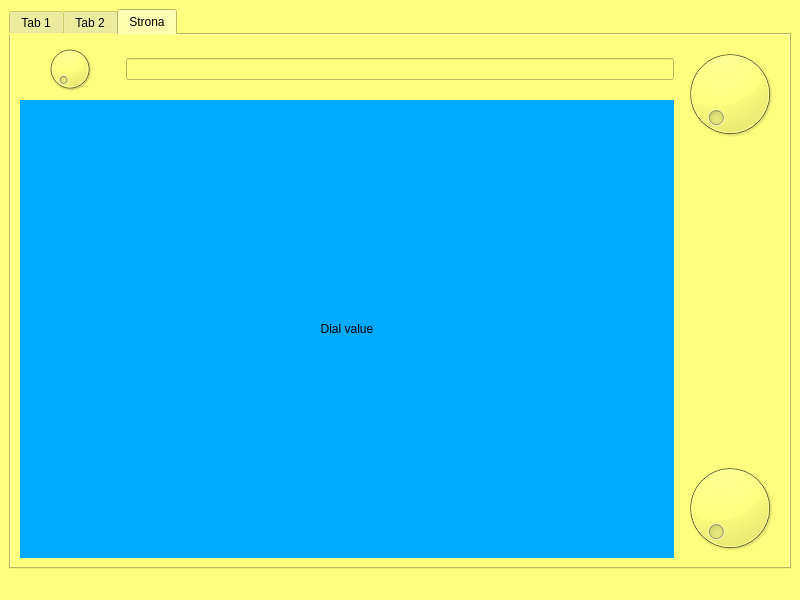
<?xml version="1.0" encoding="UTF-8"?>
<ui version="4.0">
 <class>MainWindow</class>
 <widget class="QMainWindow" name="MainWindow">
  <property name="geometry">
   <rect>
    <x>0</x>
    <y>0</y>
    <width>800</width>
    <height>600</height>
   </rect>
  </property>
  <property name="windowTitle">
   <string>MainWindow</string>
  </property>
  <property name="styleSheet">
   <string notr="true">background-color: rgb(255, 255, 127);</string>
  </property>
  <widget class="QWidget" name="centralwidget">
   <layout class="QGridLayout" name="gridLayout_3">
    <item row="0" column="1">
     <widget class="QTabWidget" name="tabWidget">
      <property name="layoutDirection">
       <enum>Qt::LeftToRight</enum>
      </property>
      <property name="currentIndex">
       <number>2</number>
      </property>
      <widget class="QWidget" name="tab">
       <attribute name="title">
        <string>Tab 1</string>
       </attribute>
       <widget class="QWidget" name="">
        <property name="geometry">
         <rect>
          <x>20</x>
          <y>20</y>
          <width>400</width>
          <height>58</height>
         </rect>
        </property>
        <layout class="QGridLayout" name="gridLayout">
         <item row="0" column="0">
          <layout class="QHBoxLayout" name="horizontalLayout">
           <item>
            <widget class="QPushButton" name="pushButton">
             <property name="text">
              <string>Start</string>
             </property>
            </widget>
           </item>
           <item>
            <widget class="QPushButton" name="pushButton_2">
             <property name="text">
              <string>klik</string>
             </property>
            </widget>
           </item>
           <item>
            <widget class="QRadioButton" name="radioButton">
             <property name="text">
              <string>RadioButton</string>
             </property>
            </widget>
           </item>
           <item>
            <widget class="QCheckBox" name="checkBox">
             <property name="text">
              <string>CheckBox</string>
             </property>
            </widget>
           </item>
          </layout>
         </item>
         <item row="1" column="0">
          <spacer name="horizontalSpacer">
           <property name="orientation">
            <enum>Qt::Horizontal</enum>
           </property>
           <property name="sizeHint" stdset="0">
            <size>
             <width>328</width>
             <height>20</height>
            </size>
           </property>
          </spacer>
         </item>
        </layout>
       </widget>
       <widget class="QWidget" name="">
        <property name="geometry">
         <rect>
          <x>60</x>
          <y>100</y>
          <width>571</width>
          <height>380</height>
         </rect>
        </property>
        <layout class="QGridLayout" name="gridLayout_2">
         <item row="0" column="0">
          <spacer name="verticalSpacer">
           <property name="orientation">
            <enum>Qt::Vertical</enum>
           </property>
           <property name="sizeHint" stdset="0">
            <size>
             <width>20</width>
             <height>378</height>
            </size>
           </property>
          </spacer>
         </item>
         <item row="0" column="1">
          <layout class="QVBoxLayout" name="verticalLayout">
           <item>
            <widget class="QLabel" name="label_3">
             <property name="styleSheet">
              <string notr="true">font: 28pt &quot;MS Shell Dlg 2&quot;;
background-color: rgb(170, 0, 255);</string>
             </property>
             <property name="text">
              <string>TextLabel</string>
             </property>
            </widget>
           </item>
           <item>
            <widget class="QDialogButtonBox" name="buttonBox">
             <property name="standardButtons">
              <set>QDialogButtonBox::Cancel|QDialogButtonBox::Ok</set>
             </property>
            </widget>
           </item>
          </layout>
         </item>
        </layout>
       </widget>
      </widget>
      <widget class="QWidget" name="tab_2">
       <attribute name="title">
        <string>Tab 2</string>
       </attribute>
       <widget class="QSlider" name="verticalSlider">
        <property name="geometry">
         <rect>
          <x>50</x>
          <y>49</y>
          <width>22</width>
          <height>401</height>
         </rect>
        </property>
        <property name="orientation">
         <enum>Qt::Vertical</enum>
        </property>
       </widget>
       <widget class="QSlider" name="horizontalSlider">
        <property name="geometry">
         <rect>
          <x>150</x>
          <y>440</y>
          <width>521</width>
          <height>22</height>
         </rect>
        </property>
        <property name="maximum">
         <number>100</number>
        </property>
        <property name="orientation">
         <enum>Qt::Horizontal</enum>
        </property>
       </widget>
       <widget class="QLabel" name="label_2">
        <property name="geometry">
         <rect>
          <x>270</x>
          <y>160</y>
          <width>241</width>
          <height>111</height>
         </rect>
        </property>
        <property name="layoutDirection">
         <enum>Qt::RightToLeft</enum>
        </property>
        <property name="styleSheet">
         <string notr="true">font: 25pt &quot;MS Serif&quot;;
background-color: rgb(0, 255, 127);</string>
        </property>
        <property name="text">
         <string>Slider value</string>
        </property>
        <property name="alignment">
         <set>Qt::AlignCenter</set>
        </property>
       </widget>
       <widget class="QLineEdit" name="lineEdit_3">
        <property name="geometry">
         <rect>
          <x>270</x>
          <y>60</y>
          <width>113</width>
          <height>20</height>
         </rect>
        </property>
       </widget>
      </widget>
      <widget class="QWidget" name="tab_5">
       <attribute name="title">
        <string>Strona</string>
       </attribute>
       <layout class="QGridLayout" name="gridLayout_4">
        <item row="0" column="0">
         <layout class="QHBoxLayout" name="horizontalLayout_2">
          <item>
           <widget class="QDial" name="dial"/>
          </item>
          <item>
           <widget class="QLineEdit" name="lineEdit_2"/>
          </item>
         </layout>
        </item>
        <item row="0" column="1" rowspan="2">
         <layout class="QVBoxLayout" name="verticalLayout_2">
          <item>
           <widget class="QDial" name="dial_2"/>
          </item>
          <item>
           <spacer name="verticalSpacer_2">
            <property name="orientation">
             <enum>Qt::Vertical</enum>
            </property>
            <property name="sizeHint" stdset="0">
             <size>
              <width>20</width>
              <height>98</height>
             </size>
            </property>
           </spacer>
          </item>
          <item>
           <widget class="QDial" name="dial_3"/>
          </item>
         </layout>
        </item>
        <item row="1" column="0">
         <widget class="QLabel" name="label">
          <property name="styleSheet">
           <string notr="true">font: 48pt &quot;Myriad Arabic&quot;;
background-color: rgb(0, 170, 255);</string>
          </property>
          <property name="text">
           <string>Dial value</string>
          </property>
          <property name="alignment">
           <set>Qt::AlignCenter</set>
          </property>
         </widget>
        </item>
       </layout>
      </widget>
     </widget>
    </item>
   </layout>
  </widget>
  <widget class="QMenuBar" name="menubar">
   <property name="geometry">
    <rect>
     <x>0</x>
     <y>0</y>
     <width>800</width>
     <height>26</height>
    </rect>
   </property>
  </widget>
  <widget class="QStatusBar" name="statusbar"/>
 </widget>
 <resources/>
 <connections>
  <connection>
   <sender>lineEdit_2</sender>
   <signal>textEdited(QString)</signal>
   <receiver>label</receiver>
   <slot>setText(QString)</slot>
   <hints>
    <hint type="sourcelabel">
     <x>437</x>
     <y>127</y>
    </hint>
    <hint type="destinationlabel">
     <x>393</x>
     <y>297</y>
    </hint>
   </hints>
  </connection>
  <connection>
   <sender>dial</sender>
   <signal>valueChanged(int)</signal>
   <receiver>label</receiver>
   <slot>setNum(int)</slot>
   <hints>
    <hint type="sourcelabel">
     <x>186</x>
     <y>197</y>
    </hint>
    <hint type="destinationlabel">
     <x>265</x>
     <y>275</y>
    </hint>
   </hints>
  </connection>
  <connection>
   <sender>dial_3</sender>
   <signal>valueChanged(int)</signal>
   <receiver>label</receiver>
   <slot>setNum(int)</slot>
   <hints>
    <hint type="sourcelabel">
     <x>301</x>
     <y>429</y>
    </hint>
    <hint type="destinationlabel">
     <x>322</x>
     <y>329</y>
    </hint>
   </hints>
  </connection>
  <connection>
   <sender>dial_2</sender>
   <signal>valueChanged(int)</signal>
   <receiver>label</receiver>
   <slot>clear()</slot>
   <hints>
    <hint type="sourcelabel">
     <x>625</x>
     <y>167</y>
    </hint>
    <hint type="destinationlabel">
     <x>514</x>
     <y>286</y>
    </hint>
   </hints>
  </connection>
  <connection>
   <sender>lineEdit_3</sender>
   <signal>textEdited(QString)</signal>
   <receiver>label_2</receiver>
   <slot>setText(QString)</slot>
   <hints>
    <hint type="sourcelabel">
     <x>334</x>
     <y>131</y>
    </hint>
    <hint type="destinationlabel">
     <x>328</x>
     <y>245</y>
    </hint>
   </hints>
  </connection>
  <connection>
   <sender>verticalSlider</sender>
   <signal>valueChanged(int)</signal>
   <receiver>label_2</receiver>
   <slot>setNum(int)</slot>
   <hints>
    <hint type="sourcelabel">
     <x>71</x>
     <y>317</y>
    </hint>
    <hint type="destinationlabel">
     <x>292</x>
     <y>279</y>
    </hint>
   </hints>
  </connection>
  <connection>
   <sender>horizontalSlider</sender>
   <signal>valueChanged(int)</signal>
   <receiver>label_2</receiver>
   <slot>setNum(int)</slot>
   <hints>
    <hint type="sourcelabel">
     <x>248</x>
     <y>500</y>
    </hint>
    <hint type="destinationlabel">
     <x>403</x>
     <y>289</y>
    </hint>
   </hints>
  </connection>
 </connections>
</ui>
